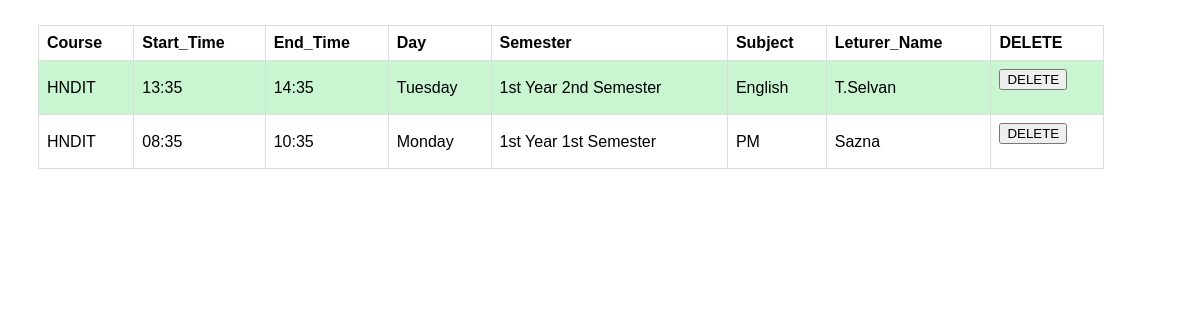
The app's page /fetch_timetable.php with its own data.
### tables this page shows
CREATE TABLE IF NOT EXISTS `store_timetable` (
  `id` int NOT NULL AUTO_INCREMENT,
  `course` varchar(20) NOT NULL,
  `stime` varchar(6) NOT NULL,
  `etime` varchar(6) NOT NULL,
  `day1` text NOT NULL,
  `year1` varchar(30) NOT NULL,
  `subject1` varchar(20) NOT NULL,
  `lname` varchar(20) NOT NULL,
  PRIMARY KEY (`id`)
);

CREATE TABLE IF NOT EXISTS `teacher_reg` (
  `id` int NOT NULL AUTO_INCREMENT,
  `fullname` varchar(50) NOT NULL,
  `nic` varchar(12) NOT NULL,
  `pno` int NOT NULL,
  `address1` varchar(50) NOT NULL,
  `email` varchar(50) NOT NULL,
  `subject1` text NOT NULL,
  `gender` text NOT NULL,
  PRIMARY KEY (`id`)
);

### fetch_timetable.php (the view, shortened to what this page needs)
<?php
    require('config.php');
    $query = "SELECT * FROM `store_timetable`INNER JOIN teacher_reg ON store_timetable.lname =teacher_reg.id";
    $result = mysqli_query($connection , $query);
    $numrow = mysqli_num_rows($result);
    if($numrow > 0 )
    {
       echo '<table class = "stu_table">';
       echo '<tr>';
       echo '<th>Course</th>';
       echo '<th>Start_Time</th>';
       echo '<th>End_Time</th>';
       echo '<th>Day</th>';
       echo '<th>Semester</th>';
       echo '<th>Subject</th>';
       echo '<th>Leturer_Name</th>';
       echo '<th>DELETE</th>';
       echo '</tr>';
       while ($row = mysqli_fetch_assoc ($result))
       {
        ?>
        <body>
        <tr>
        <td> <?php echo $row ['course']; ?> </td>
        <td> <?php echo $row ['stime']; ?> </td>
        <td> <?php echo $row ['etime']; ?> </td>
        <td> <?php echo $row ['day1']; ?> </td>
        <td> <?php echo $row ['year1']; ?> </td>
        <td> <?php echo $row ['subject1']; ?> </td>
        <td> <?php echo $row ['fullname']; ?> </td>
        <td>
            <form action="delete_timetable.php" method="post">
                <button type="submit" name="delete" value="<?=$row['course'] ?>" class="btn btn-danger">DELETE</bu>
            </form>
        </td>
       </tr>
<?php
       }
    }
    else
    {
        echo "<script> alert ('Records Not Found') </script>";
    }
?>

### fetch_timetable.php (style rules this page uses)
.stu_table { margin-top: 25px; margin-bottom: 50px; font-family: arial, sans-serif; border-collapse: collapse; margin-left: 30px; width: 90%; }
td, th { border: 1px solid #dddddd; text-align: left; padding: 8px; }
tr:nth-child(even) { background-color: #c9f5d0; }

### records on screen
store_timetable: course "HNDIT", stime "13:35", etime "14:35", day1 "Tuesday", year1 "1st Year 2nd Semester", teacher_reg.subject1 "English", teacher_reg.fullname "T.Selvan"
store_timetable: course "HNDIT", stime "08:35", etime "10:35", day1 "Monday", year1 "1st Year 1st Semester", teacher_reg.subject1 "PM", teacher_reg.fullname "Sazna"
